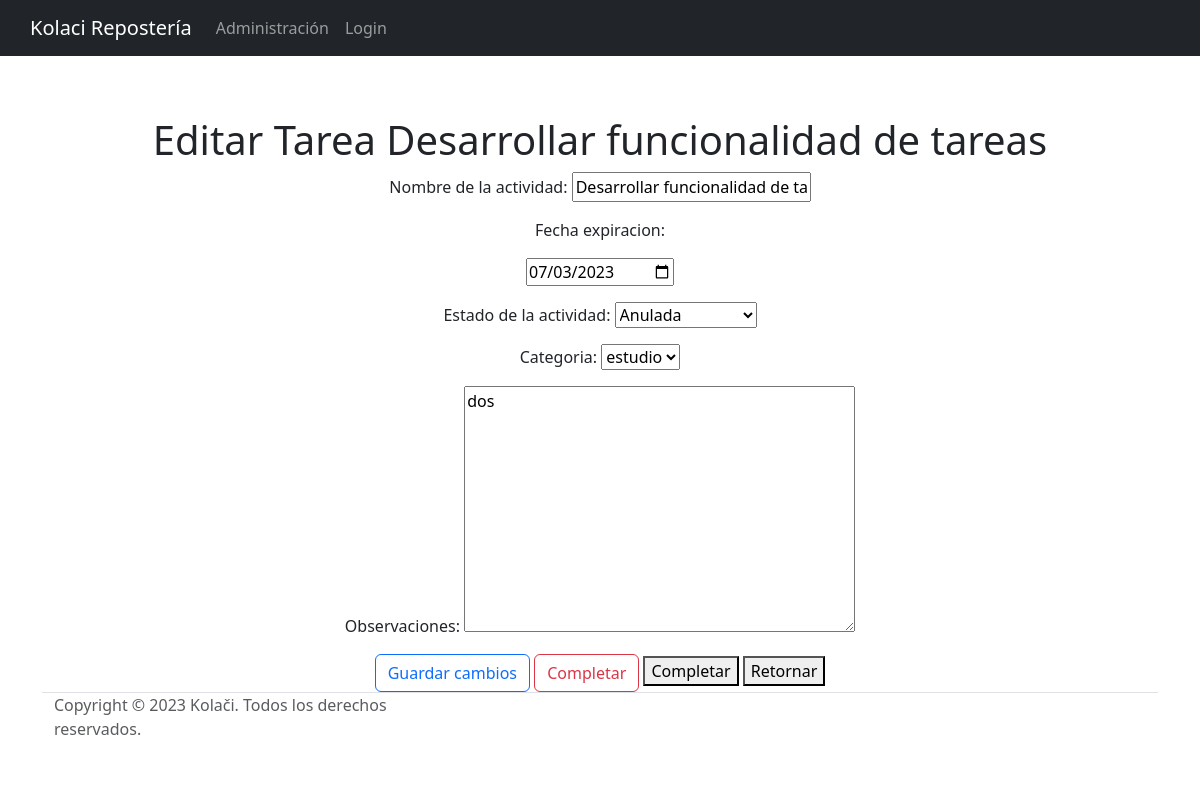
The app's page /tareas/2/edit/, older data.
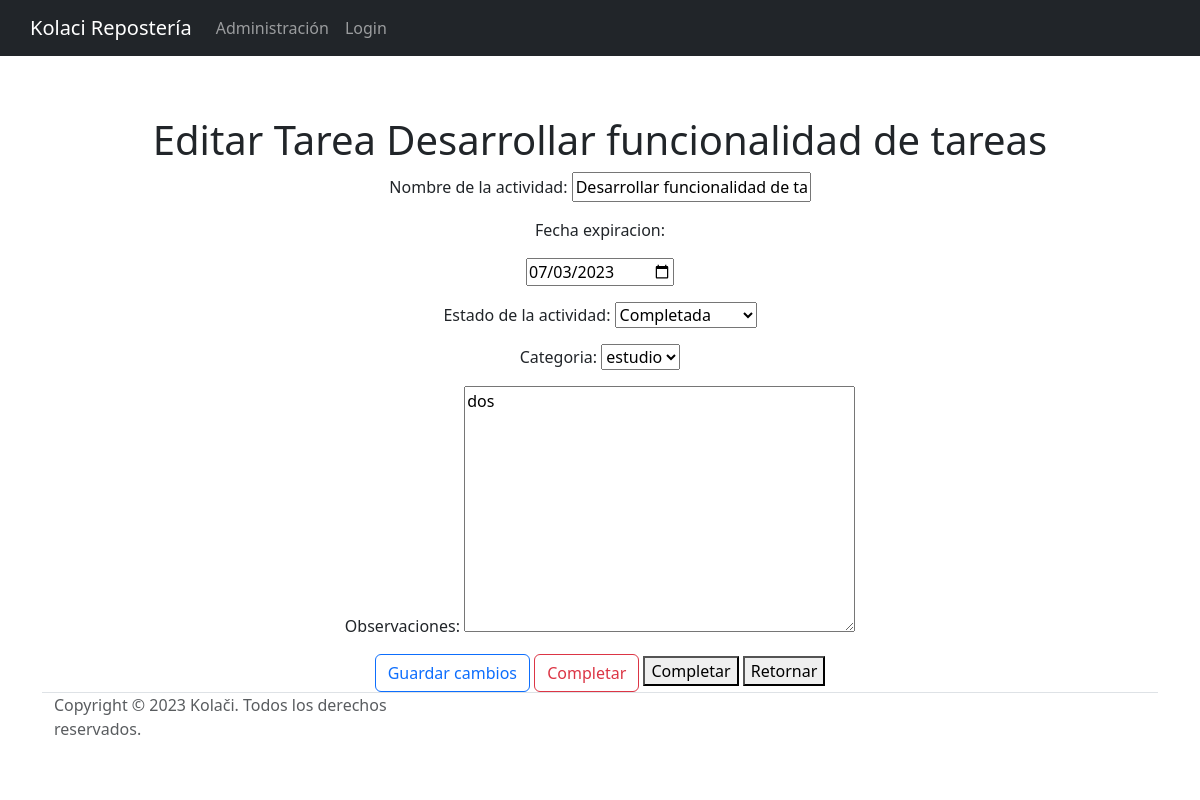
The same page, newer data.
### app/models.py (models this page shows, shortened)
class Tarea(models.Model):
    name = models.CharField(max_length=255, verbose_name="Nombre de la actividad")
    usuario = models.ForeignKey(User, on_delete=models.CASCADE)
    fecha_creacion = models.DateField(auto_now=True)
    fecha_expiracion = models.DateField(default=None, null=True, blank=True)
    observaciones = models.TextField(max_length=1024, null=True, blank=True)
    categoria_opciones = (
        ('trabajo', 'trabajo'),
        ('casa', 'casa'),
        ('estudio', 'estudio'),
        ('etc', 'etc'),
    )
    categoria = models.CharField(max_length=10, choices=categoria_opciones)
    estado_opciones = (
        ('asignada', 'Asignada'),
        ('vista', 'Vista'),
        ('completada', 'Completada'),
        ('en reasignación', 'En reasignación'),
        ('anulada', 'Anulada'),
    )
    estado = models.CharField(max_length=15, choices=estado_opciones, verbose_name="Estado de la actividad")

### app/views.py (the view, shortened to what this page needs)
# urls.py: path('tareas/<int:pk>/edit/', views.TareaEditView.as_view(), name='tareas-edit'),
class TareaEditView(UpdateView): #Updateview es un class-based view usado para actualizar datos
    model = Tarea #se elige el modelo
    form_class = TareaForm #se elige el formulario
    template_name = "app/edit_tarea.html" #se elige el template
    def get_object(self, queryset=None): #override del método de la clase padre.
        tarea = super().get_object(queryset) #obtiene el objeto tarea y lo asigna a esta variable
        tarea.save() #se guarda
        return tarea

### app/models.py
class TareaForm(forms.ModelForm):#heredamos de ModelForm, que genera un formulario a partir del modelo indicado en el Meta
    fecha_expiracion = forms.DateField(widget=AdminDateWidget(attrs={'type': 'date'})) #indicamos la utilización del widget del admin para elegir fecha
    class Meta:
        model = Tarea
        fields = ['name', 'fecha_expiracion', 'estado', 'categoria', 'observaciones']

### app/templates/app/edit_tarea.html (shortened to what this page needs)
{% extends "app/base.html" %}
{% block body %}
  <h1>Editar Tarea {{tarea.name}}</h1>
  <form method="post">
    {{ form.as_p }}
    <button class="btn btn-outline-primary" type="submit">Guardar cambios</button>
    <a class="btn btn-outline-danger" href="{% url 'tareas-delete' tarea.id %}" role="button">Completar</a>
    <button type="submit" name="estado" value="completada">Completar</button>
    <button type="submit" name="estado" value="vista">Retornar</button>
  </form>
{% endblock %}

Row changes from the older to the newer data that the page shows:
changed Tarea "Desarrollar funcionalidad de tareas": estado "Anulada" → "Completada"
